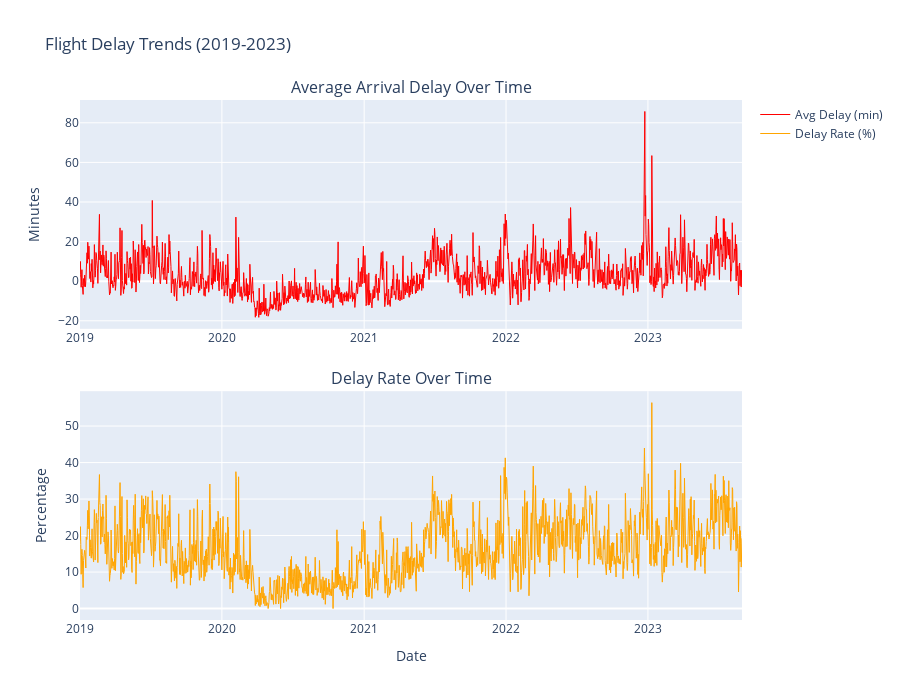

Notebook source saved alongside this figure:
### Code cell
print("\n Creating Visualization 3: Daily Delay Trends...")

if 'FL_DATE' in df.columns and 'ARR_DELAY' in df.columns:
    df['FL_DATE'] = pd.to_datetime(df['FL_DATE'])
    
    # Calculate daily average delay
    daily_delays = df.groupby('FL_DATE').agg({
        'ARR_DELAY': 'mean',
        'IS_DELAYED': 'mean'
    }).reset_index()
    
    # Create figure
    fig = make_subplots(
        rows=2, cols=1,
        subplot_titles=('Average Arrival Delay Over Time', 'Delay Rate Over Time'),
        vertical_spacing=0.12
    )
    
    # Plot 1: Average delay
    fig.add_trace(
        go.Scatter(x=daily_delays['FL_DATE'], y=daily_delays['ARR_DELAY'],
                   mode='lines', name='Avg Delay (min)',
                   line=dict(color='red', width=1)),
        row=1, col=1
    )
    
    # Plot 2: Delay rate
    fig.add_trace(
        go.Scatter(x=daily_delays['FL_DATE'], y=daily_delays['IS_DELAYED']*100,
                   mode='lines', name='Delay Rate (%)',
                   line=dict(color='orange', width=1)),
        row=2, col=1
    )
    
    fig.update_xaxes(title_text="Date", row=2, col=1)
    fig.update_yaxes(title_text="Minutes", row=1, col=1)
    fig.update_yaxes(title_text="Percentage", row=2, col=1)
    
    fig.update_layout(height=700, title_text="Flight Delay Trends (2019-2023)",
                      showlegend=True)
    
    fig.write_html('viz_03_delay_trends.html')
    fig.show()
    print(" Saved: viz_03_delay_trends.html")

### Figure 1 — Plotly figure (JSON) as saved in the notebook; plotly's stock layout.template omitted (floating-point values rounded to 4 significant figures; data arrays with more than 128 entries replaced by an {"elided": "..."} marker saying what was removed)
{"data": [{"line": {"color": "red", "width": 1}, "mode": "lines", "name": "Avg Delay (min)", "type": "scatter", "x": {"elided": "1704 str values"}, "xaxis": "x", "y": {"elided": "1704 float values"}, "yaxis": "y"}, {"line": {"color": "orange", "width": 1}, "mode": "lines", "name": "Delay Rate (%)", "type": "scatter", "x": {"elided": "1704 str values"}, "xaxis": "x2", "y": {"elided": "1704 float values"}, "yaxis": "y2"}], "layout": {"annotations": [{"font": {"size": 16}, "showarrow": false, "text": "Average Arrival Delay Over Time", "x": 0.5, "xanchor": "center", "xref": "paper", "y": 1, "yanchor": "bottom", "yref": "paper"}, {"font": {"size": 16}, "showarrow": false, "text": "Delay Rate Over Time", "x": 0.5, "xanchor": "center", "xref": "paper", "y": 0.44, "yanchor": "bottom", "yref": "paper"}], "height": 700, "showlegend": true, "title": {"text": "Flight Delay Trends (2019-2023)"}, "xaxis": {"anchor": "y", "domain": [0, 1]}, "xaxis2": {"anchor": "y2", "domain": [0, 1], "title": {"text": "Date"}}, "yaxis": {"anchor": "x", "domain": [0.56, 1], "title": {"text": "Minutes"}}, "yaxis2": {"anchor": "x2", "domain": [0, 0.44], "title": {"text": "Percentage"}}}}
